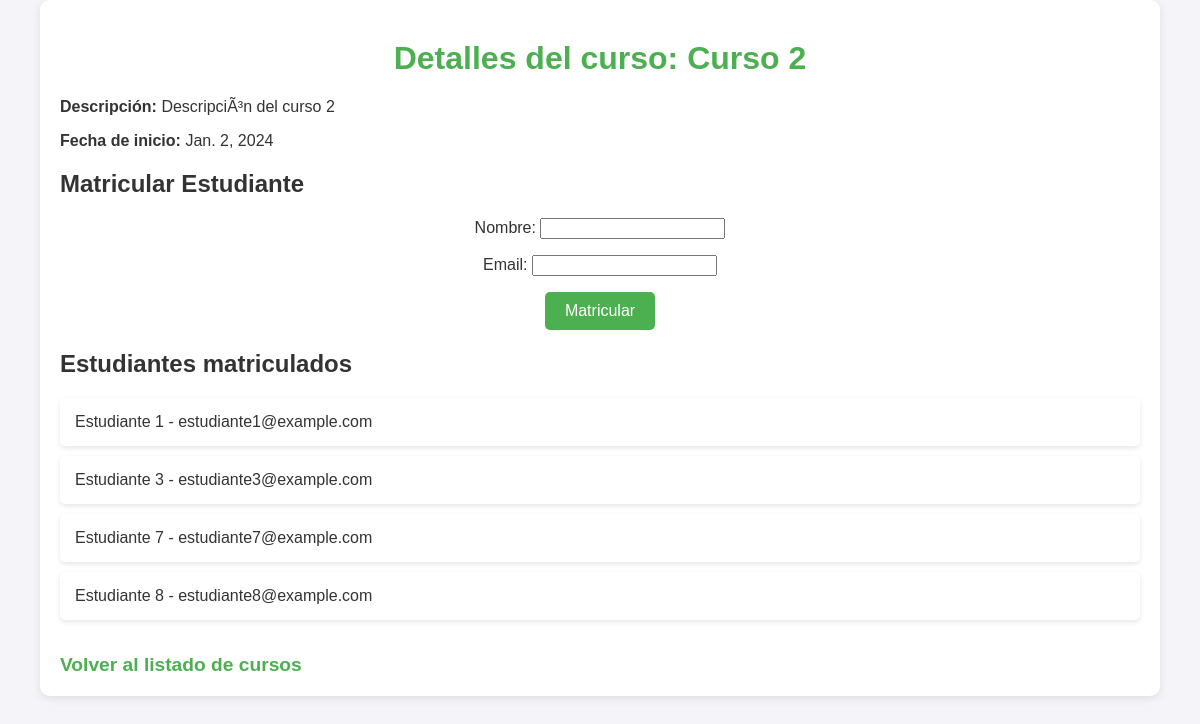
The app's page /cursos/curso/2/ with its own data.
### cursos/models.py (models this page shows, shortened)
class Curso(models.Model):
    nombre = models.CharField(max_length=200)
    descripcion = models.TextField()
    fecha_inicio = models.DateField()

class Estudiante(models.Model):
    nombre = models.CharField(max_length=200)
    email = models.EmailField(unique=True)
    cursos = models.ManyToManyField(Curso, related_name='estudiantes')

### cursos/views.py (the view)
# urls.py: path('curso/<int:curso_id>/', views.detalle_curso, name='detalle_curso'),
def detalle_curso(request, curso_id):
    curso = get_object_or_404(Curso, id=curso_id)
    estudiantes = curso.estudiantes.all()
    if request.method == 'POST':
        form = MatricularEstudianteForm(request.POST)
        if form.is_valid():
            email = form.cleaned_data['email']
            nombre = form.cleaned_data['nombre']
            estudiante, created = Estudiante.objects.get_or_create(
                email=email,
                defaults={'nombre': nombre}
            )
            estudiante.cursos.add(curso)
            return redirect('detalle_curso', curso_id=curso.id)
    else:
        form = MatricularEstudianteForm()
    return render(request, 'detalle_curso.html', {
        'curso': curso,
        'estudiantes': estudiantes,
        'form': form
    })

### cursos/forms.py
class MatricularEstudianteForm(forms.Form):
    nombre = forms.CharField(max_length=200)
    email = forms.EmailField()

### cursos/templates/detalle_curso.html (shortened to what this page needs)
<!DOCTYPE html>
<html lang="es">
<head>
    {% load static %}
    <link rel="stylesheet" href="{% static 'css/styles.css' %}">
</head>
<body>
    <div class="container">
        <h1>Detalles del curso: {{ curso.nombre }}</h1>
        <p><strong>Descripción:</strong> {{ curso.descripcion }}</p>
        <p><strong>Fecha de inicio:</strong> {{ curso.fecha_inicio }}</p>
        <h2>Matricular Estudiante</h2>
        <form method="post">
            {{ form.as_p }}
            <button type="submit">Matricular</button>
        </form>
        <h2>Estudiantes matriculados</h2>
        <ul>
            {% for estudiante in estudiantes %}
                <li>{{ estudiante.nombre }} - {{ estudiante.email }}</li>
            {% empty %}
                <li>No hay estudiantes matriculados aún.</li>
            {% endfor %}
        </ul>
        <br>
        <a href="{% url 'listar_cursos' %}">Volver al listado de cursos</a>
    </div>
</body>
</html>

### votacion/static/css/styles.css (style rules this page uses)
body { font-family: Arial, sans-serif; margin: 0; padding: 0; background-color: #f4f4f9; color: #333; }
h1 { text-align: center; color: #4CAF50; margin-top: 20px; }
ul { list-style: none; padding: 0; }
li { background-color: #fff; margin: 10px; padding: 15px; border-radius: 5px; box-shadow: 0 2px 5px rgba(0, 0, 0, 0.1); }
a { text-decoration: none; color: #4CAF50; font-weight: bold; font-size: 1.2em; }
form { margin-top: 20px; text-align: center; }
ul li { margin: 10px 0; }
button { background-color: #4CAF50; color: white; border: none; padding: 10px 20px; font-size: 1em; border-radius: 5px; cursor: pointer; }
.container { width: 90%; max-width: 1200px; margin: 0 auto; padding: 20px; background-color: #fff; box-shadow: 0 2px 10px rgba(0, 0, 0, 0.1); border-radius: 10px; }

### records on screen
Curso: nombre "Curso 2", descripcion "DescripciÃ³n del curso 2", fecha_inicio "Jan. 2, 2024"
Estudiante: nombre "Estudiante 1", email "estudiante1@example.com"
Estudiante: nombre "Estudiante 3", email "estudiante3@example.com"
Estudiante: nombre "Estudiante 7", email "estudiante7@example.com"
Estudiante: nombre "Estudiante 8", email "estudiante8@example.com"
